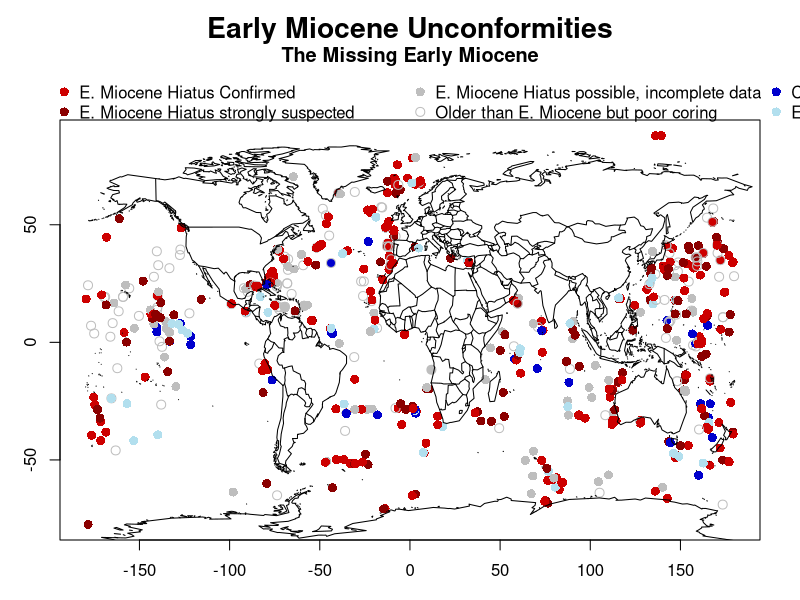

Generate this figure with R: (Note: this script raises an error after producing the figure.)
#############################################
#                                           #
#           Miocene Hiatus Map              #
#               8/13/2020                   #                
#                                           #
#############################################

### NOTE: This script is entirely independent of the other scripts used in this
#       manuscript. It does not rely on any post-processed denticles data
#       or any otherwise loaded libraries. It is entirely self-contained and
#       can be run as such. 
## This script can be run in its entirety as "source". It will produce a PDF figure. 
#       If you want a jpg figure, change the writeFile value to 'jpg' below, and if
#       you do not want to produce a file, and have plot show up in R, change to 'off':

writeFile <- 'pdf'
# writeFile <- 'jpg'
# writeFile <- 'off'

##### Necessary libraries #####
library(maps)

##### Call in and process data #####
hiatus <- read.csv('data/Miocene_Hiatus.csv', header = TRUE)

hiatus$Hiatus_status <- factor(hiatus$Hiatus_status) #Turn Hiatus_status value to factor for plot to work... 

## Collapse dat apoints to only have one point per site. Since I considered sites (rather than holes) this is
# the dataset to use for plotting and for the statistics later. 
hiatus.site <- hiatus[match(unique(hiatus$Site), hiatus$Site),]

hiatus.table <- table(hiatus.site$Hiatus_status)

##### Make the map plot #####

# plotting parameters and legend key
pchvec <- c(NA, 1, 16, 16, 16, 16, 16)
colvec <- c(NA, 'gray', 'gray', 'darkred', 'red3', 'blue3', 'lightblue2')
legend.order <- c(5,4, 3, 2, 6, 7) #order of hiatus values presented in the legend

# Make Plot

# pdf('figures/MioceneMap.pdf', height = 7, width = 11, useDingbats = FALSE)

fig.dims <- c(7, 11) #Set Figure-dimensions

if(writeFile == 'pdf') {
    pdf('figures/S7_MioceneMap.pdf', height = fig.dims[1], width = fig.dims[2], useDingbats = FALSE)
}

if(writeFile == 'jpg') {
    jpeg('figures/S7_MioceneMap.jpg', height = fig.dims[1], width = fig.dims[2], units = 'in', res = 300)
}

par(mar = c(3, 3, 6, 2))

plot(hiatus.site$Long, hiatus.site$Lat, pch = pchvec[hiatus.site$Hiatus_status], col = colvec[hiatus.site$Hiatus_status], cex = 1.2)
map(add=T)

legend(legend = c('E. Miocene Hiatus Confirmed', 'E. Miocene Hiatus strongly suspected', 'E. Miocene Hiatus possible, incomplete data', 'Older than E. Miocene but poor coring', 'Complete/Near Complete E. Miocene', 'E. Miocene probably complete'), 
       ncol = 3, xpd = T, x = -200, y = 115, bty = 'n', 
       col = colvec[legend.order], pch = pchvec[legend.order], pt.cex = 1.2)
mtext(side = 3, cex = 1.7, font = 2, text = "Early Miocene Unconformities", line = 3.9)
mtext(side = 3, cex = 1.2, font = 2, text = "The Missing Early Miocene", line = 2.7)

if(writeFile != 'off') {
    dev.off()
}

##### Make the output text file #####
sink("figures/MioceneMap_stats.txt") 

cat('##### Summary Statistics for the Early Miocene Hiatus analysis #####\n')
cat('This analysis is based of of a compilation of shipboard-produced age models for all DSDP, ODP, and IODP expeditions. \n')
cat('Each site was given a unique "hiatus status", which combined all of the holes that were drilled for the site. This is largely based on biostratigraphy, however where available other age constraints were included as well (e.g. paleomag).\n\n')
cat('The categories and designations were based as follows:\n')
cat('0 = Site does not reach below Miocene\n')
cat('1 = E Miocene is not recovered, but it was inferred between spot cores - usually from an DSDP expedition which did not have continuous coring and had large core gaps. Impossible to determine presence or absence of a hiatus\n')
cat('2 = E. Miocene is not recovered, and there is a relatively large age gap (e.g. Middle Miocene to Oligocene) inferred between cores with relatively small coring gaps (e.g. <10 meters between cores). E. Miocene hiatus is likely but not determinable with the available data.\n')
cat('3 = E. Miocene is not identified within a single 9.5m core, indicating a hiatus, but a hiatus is not specified in the site report.\n')
cat('4 = E. Miocene Hiatus Reognized by shipboard biostratigraphers and denoted in site report.\n')
cat('5 = Likely Complete Early Miocene / Hiatus Unlikely - shipboard biostratigraphy is relatively complete and/or estimated sedimentation rates show continuous sedimentation across the Early Miocene.\n')
cat('6 = Possibly complete Early Miocene, but relatively hard to determine based on shipboard data.\n')

cat('\n\n') ## Section break

cat(paste('Out of the ', sum(hiatus.table), ' sites in the DSDP/ODP/IODP database, ', sum(hiatus.table[2:7]), ' extend deeper than the Early Miocene. Of these:\n'))
cat(paste(hiatus.table[2], ' (', round(hiatus.table[2]/sum(hiatus.table[2:7])*100, 2) ,'%) have hiatus status = 1 (indeterminate)\n', sep = ''))
cat(paste(hiatus.table[3], ' (', round(hiatus.table[3]/sum(hiatus.table[2:7])*100, 2) ,'%) have hiatus status = 2 (possible hiatus)\n', sep = ''))
cat(paste(hiatus.table[4], ' (', round(hiatus.table[4]/sum(hiatus.table[2:7])*100, 2) ,'%) have hiatus status = 3 (likely hiatus)\n', sep = ''))
cat(paste(hiatus.table[5], ' (', round(hiatus.table[5]/sum(hiatus.table[2:7])*100, 2) ,'%) have hiatus status = 4 (identified hiatus)\n', sep = ''))
cat(paste(hiatus.table[6], ' (', round(hiatus.table[6]/sum(hiatus.table[2:7])*100, 2) ,'%) have hiatus status = 5 (Likely/complete section)\n', sep = ''))
cat(paste(hiatus.table[7], ' (', round(hiatus.table[7]/sum(hiatus.table[2:7])*100, 2) ,'%) have hiatus status = 6 (possibly complete section)\n', sep = ''))
cat(paste(round(hiatus.table[2]/sum(hiatus.table[2:7])*100, 2), '% are indeterminate, ', round(sum(hiatus.table[3:5])/sum(hiatus.table[2:7])*100, 2), '% have a likely or confirmed hiatus, and ', round(sum(hiatus.table[6:7])/sum(hiatus.table[2:7])*100, 2), '% are probably complete.', sep = ''))


cat('\n\n')

cat('If we discount the Sites where coring is too poor to make a definite determination (hiatus status = 1):\n')
cat(paste(hiatus.table[3], ' (', round(hiatus.table[3]/sum(hiatus.table[3:7])*100, 2) ,'%) have hiatus status = 2 (possible hiatus)\n', sep = ''))
cat(paste(hiatus.table[4], ' (', round(hiatus.table[4]/sum(hiatus.table[3:7])*100, 2) ,'%) have hiatus status = 3 (likely hiatus)\n', sep = ''))
cat(paste(hiatus.table[5], ' (', round(hiatus.table[5]/sum(hiatus.table[3:7])*100, 2) ,'%) have hiatus status = 4 (identified hiatus)\n', sep = ''))
cat(paste(hiatus.table[6], ' (', round(hiatus.table[6]/sum(hiatus.table[3:7])*100, 2) ,'%) have hiatus status = 5 (Likely/complete section)\n', sep = ''))
cat(paste(hiatus.table[7], ' (', round(hiatus.table[7]/sum(hiatus.table[3:7])*100, 2) ,'%) have hiatus status = 6 (possibly complete section)\n', sep = ''))

cat(paste(round(sum(hiatus.table[3:5])/sum(hiatus.table[3:7])*100, 2), '% have a likely or confirmed hiatus, and ', round(sum(hiatus.table[6:7])/sum(hiatus.table[3:7])*100, 2), '% are probably complete.', sep = ''))


cat('\n\n')

cat('If we further discount the Sites with hiatus status = 2:\n')
cat(paste(hiatus.table[4], ' (', round(hiatus.table[4]/sum(hiatus.table[4:7])*100, 2) ,'%) have hiatus status = 3 (likely hiatus)\n', sep = ''))
cat(paste(hiatus.table[5], ' (', round(hiatus.table[5]/sum(hiatus.table[4:7])*100, 2) ,'%) have hiatus status = 4 (identified hiatus)\n', sep = ''))
cat(paste(hiatus.table[6], ' (', round(hiatus.table[6]/sum(hiatus.table[4:7])*100, 2) ,'%) have hiatus status = 5 (Likely/complete section)\n', sep = ''))
cat(paste(hiatus.table[7], ' (', round(hiatus.table[7]/sum(hiatus.table[4:7])*100, 2) ,'%) have hiatus status = 6 (possibly complete section)\n', sep = ''))

cat(paste(round(sum(hiatus.table[4:5])/sum(hiatus.table[4:7])*100, 2), '% have a likely or confirmed hiatus, and ', round(sum(hiatus.table[6:7])/sum(hiatus.table[4:7])*100, 2), '% are probably complete.', sep = ''))


cat('\n\n')

cat('Finally, if we only consider sites that have definitive or near-definitive hiatus status (hiatus status = 4 or hiatus status = 5):\n')
cat(paste(hiatus.table[5], ' (', round(hiatus.table[5]/sum(hiatus.table[5:6])*100, 2) ,'%) have hiatus status = 4 (identified hiatus)\n', sep = ''))
cat(paste(hiatus.table[6], ' (', round(hiatus.table[6]/sum(hiatus.table[5:6])*100, 2) ,'%) have hiatus status = 5 (Likely/complete section)\n', sep = ''))

cat(paste(round(sum(hiatus.table[5])/sum(hiatus.table[5:6])*100, 2), '% have a likely or confirmed hiatus, and ', round(sum(hiatus.table[6])/sum(hiatus.table[5:6])*100, 2), '% are probably complete.', sep = ''))

sink()
